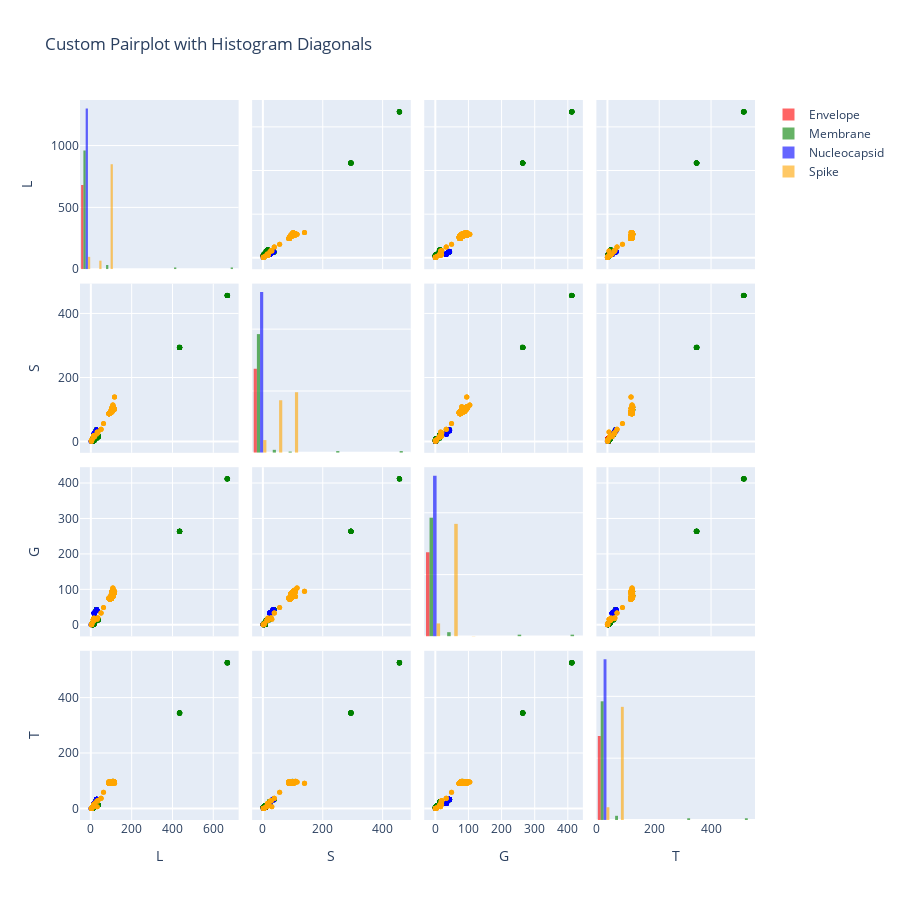

The notebook cell this image was saved under:
### Markdown cell above
### 6. Pairplot of Top 4 Frequent Letters Colored by Target

### Code cell
import plotly.graph_objects as go
from plotly.subplots import make_subplots

top_letters = total_counts.head(4).index.tolist()
labels = df['Label'].unique()
colors = ['red', 'green', 'blue', 'orange', 'purple']  # adjust as needed

n = len(top_letters)

fig = make_subplots(rows=n, cols=n,
                    shared_xaxes=False, shared_yaxes=False,
                    horizontal_spacing=0.02, vertical_spacing=0.02)

for i, x_col in enumerate(top_letters):
    for j, y_col in enumerate(top_letters):
        if i == j:
            # Diagonal: histogram (bar plot)
            for k, label in enumerate(labels):
                subset = df[df['Label'] == label][x_col]
                fig.add_trace(go.Histogram(
                    x=subset,
                    name=str(label),
                    marker_color=colors[k],
                    opacity=0.6,
                    showlegend=(i == 0 and j == 0),  # legend only once
                    nbinsx=20,
                ), row=i+1, col=j+1)
            # X-axis title only on bottom row
            fig.update_xaxes(title_text=x_col if i == n - 1 else '', row=i+1, col=j+1,
                             showticklabels=(i == n - 1))
            # Y-axis title on leftmost col
            # For first subplot (top-left), set to letter name; else blank
            yaxis_title = x_col if (i == 0 and j == 0) else ''
            fig.update_yaxes(title_text=yaxis_title if j == 0 else '', row=i+1, col=j+1,
                             showticklabels=(j == 0))
        else:
            # Off-diagonal: scatter plot
            for k, label in enumerate(labels):
                subset = df[df['Label'] == label]
                fig.add_trace(go.Scatter(
                    x=subset[y_col],
                    y=subset[x_col],
                    mode='markers',
                    marker=dict(color=colors[k], size=5),
                    name=str(label),
                    showlegend=False,
                ), row=i+1, col=j+1)
            # X-axis labels only bottom row
            fig.update_xaxes(title_text=y_col if i == n - 1 else '', row=i+1, col=j+1,
                             showticklabels=(i == n - 1))
            # Y-axis labels only leftmost col
            fig.update_yaxes(title_text=x_col if j == 0 else '', row=i+1, col=j+1,
                             showticklabels=(j == 0))

fig.update_layout(height=900, width=900, title_text='Custom Pairplot with Histogram Diagonals')

fig.show()

### Figure 1 — Plotly figure (JSON) as saved in the notebook; plotly's stock layout.template omitted (floating-point values rounded to 4 significant figures; data arrays with more than 128 entries replaced by an {"elided": "..."} marker saying what was removed)
{"data": [{"marker": {"color": "red"}, "name": "Envelope", "nbinsx": 20, "opacity": 0.6, "showlegend": true, "type": "histogram", "x": {"elided": "680 int values"}, "xaxis": "x", "yaxis": "y"}, {"marker": {"color": "green"}, "name": "Membrane", "nbinsx": 20, "opacity": 0.6, "showlegend": true, "type": "histogram", "x": {"elided": "1022 int values"}, "xaxis": "x", "yaxis": "y"}, {"marker": {"color": "blue"}, "name": "Nucleocapsid", "nbinsx": 20, "opacity": 0.6, "showlegend": true, "type": "histogram", "x": {"elided": "1300 int values"}, "xaxis": "x", "yaxis": "y"}, {"marker": {"color": "orange"}, "name": "Spike", "nbinsx": 20, "opacity": 0.6, "showlegend": true, "type": "histogram", "x": {"elided": "1018 int values"}, "xaxis": "x", "yaxis": "y"}, {"marker": {"color": "red", "size": 5}, "mode": "markers", "name": "Envelope", "showlegend": false, "type": "scatter", "x": {"elided": "680 int values"}, "xaxis": "x2", "y": {"elided": "680 int values"}, "yaxis": "y2"}, {"marker": {"color": "green", "size": 5}, "mode": "markers", "name": "Membrane", "showlegend": false, "type": "scatter", "x": {"elided": "1022 int values"}, "xaxis": "x2", "y": {"elided": "1022 int values"}, "yaxis": "y2"}, {"marker": {"color": "blue", "size": 5}, "mode": "markers", "name": "Nucleocapsid", "showlegend": false, "type": "scatter", "x": {"elided": "1300 int values"}, "xaxis": "x2", "y": {"elided": "1300 int values"}, "yaxis": "y2"}, {"marker": {"color": "orange", "size": 5}, "mode": "markers", "name": "Spike", "showlegend": false, "type": "scatter", "x": {"elided": "1018 int values"}, "xaxis": "x2", "y": {"elided": "1018 int values"}, "yaxis": "y2"}, {"marker": {"color": "red", "size": 5}, "mode": "markers", "name": "Envelope", "showlegend": false, "type": "scatter", "x": {"elided": "680 int values"}, "xaxis": "x3", "y": {"elided": "680 int values"}, "yaxis": "y3"}, {"marker": {"color": "green", "size": 5}, "mode": "markers", "name": "Membrane", "showlegend": false, "type": "scatter", "x": {"elided": "1022 int values"}, "xaxis": "x3", "y": {"elided": "1022 int values"}, "yaxis": "y3"}, {"marker": {"color": "blue", "size": 5}, "mode": "markers", "name": "Nucleocapsid", "showlegend": false, "type": "scatter", "x": {"elided": "1300 int values"}, "xaxis": "x3", "y": {"elided": "1300 int values"}, "yaxis": "y3"}, {"marker": {"color": "orange", "size": 5}, "mode": "markers", "name": "Spike", "showlegend": false, "type": "scatter", "x": {"elided": "1018 int values"}, "xaxis": "x3", "y": {"elided": "1018 int values"}, "yaxis": "y3"}, {"marker": {"color": "red", "size": 5}, "mode": "markers", "name": "Envelope", "showlegend": false, "type": "scatter", "x": {"elided": "680 int values"}, "xaxis": "x4", "y": {"elided": "680 int values"}, "yaxis": "y4"}, {"marker": {"color": "green", "size": 5}, "mode": "markers", "name": "Membrane", "showlegend": false, "type": "scatter", "x": {"elided": "1022 int values"}, "xaxis": "x4", "y": {"elided": "1022 int values"}, "yaxis": "y4"}, {"marker": {"color": "blue", "size": 5}, "mode": "markers", "name": "Nucleocapsid", "showlegend": false, "type": "scatter", "x": {"elided": "1300 int values"}, "xaxis": "x4", "y": {"elided": "1300 int values"}, "yaxis": "y4"}, {"marker": {"color": "orange", "size": 5}, "mode": "markers", "name": "Spike", "showlegend": false, "type": "scatter", "x": {"elided": "1018 int values"}, "xaxis": "x4", "y": {"elided": "1018 int values"}, "yaxis": "y4"}, {"marker": {"color": "red", "size": 5}, "mode": "markers", "name": "Envelope", "showlegend": false, "type": "scatter", "x": {"elided": "680 int values"}, "xaxis": "x5", "y": {"elided": "680 int values"}, "yaxis": "y5"}, {"marker": {"color": "green", "size": 5}, "mode": "markers", "name": "Membrane", "showlegend": false, "type": "scatter", "x": {"elided": "1022 int values"}, "xaxis": "x5", "y": {"elided": "1022 int values"}, "yaxis": "y5"}, {"marker": {"color": "blue", "size": 5}, "mode": "markers", "name": "Nucleocapsid", "showlegend": false, "type": "scatter", "x": {"elided": "1300 int values"}, "xaxis": "x5", "y": {"elided": "1300 int values"}, "yaxis": "y5"}, {"marker": {"color": "orange", "size": 5}, "mode": "markers", "name": "Spike", "showlegend": false, "type": "scatter", "x": {"elided": "1018 int values"}, "xaxis": "x5", "y": {"elided": "1018 int values"}, "yaxis": "y5"}, {"marker": {"color": "red"}, "name": "Envelope", "nbinsx": 20, "opacity": 0.6, "showlegend": false, "type": "histogram", "x": {"elided": "680 int values"}, "xaxis": "x6", "yaxis": "y6"}, {"marker": {"color": "green"}, "name": "Membrane", "nbinsx": 20, "opacity": 0.6, "showlegend": false, "type": "histogram", "x": {"elided": "1022 int values"}, "xaxis": "x6", "yaxis": "y6"}, {"marker": {"color": "blue"}, "name": "Nucleocapsid", "nbinsx": 20, "opacity": 0.6, "showlegend": false, "type": "histogram", "x": {"elided": "1300 int values"}, "xaxis": "x6", "yaxis": "y6"}, {"marker": {"color": "orange"}, "name": "Spike", "nbinsx": 20, "opacity": 0.6, "showlegend": false, "type": "histogram", "x": {"elided": "1018 int values"}, "xaxis": "x6", "yaxis": "y6"}, {"marker": {"color": "red", "size": 5}, "mode": "markers", "name": "Envelope", "showlegend": false, "type": "scatter", "x": {"elided": "680 int values"}, "xaxis": "x7", "y": {"elided": "680 int values"}, "yaxis": "y7"}, {"marker": {"color": "green", "size": 5}, "mode": "markers", "name": "Membrane", "showlegend": false, "type": "scatter", "x": {"elided": "1022 int values"}, "xaxis": "x7", "y": {"elided": "1022 int values"}, "yaxis": "y7"}, {"marker": {"color": "blue", "size": 5}, "mode": "markers", "name": "Nucleocapsid", "showlegend": false, "type": "scatter", "x": {"elided": "1300 int values"}, "xaxis": "x7", "y": {"elided": "1300 int values"}, "yaxis": "y7"}, {"marker": {"color": "orange", "size": 5}, "mode": "markers", "name": "Spike", "showlegend": false, "type": "scatter", "x": {"elided": "1018 int values"}, "xaxis": "x7", "y": {"elided": "1018 int values"}, "yaxis": "y7"}, {"marker": {"color": "red", "size": 5}, "mode": "markers", "name": "Envelope", "showlegend": false, "type": "scatter", "x": {"elided": "680 int values"}, "xaxis": "x8", "y": {"elided": "680 int values"}, "yaxis": "y8"}, {"marker": {"color": "green", "size": 5}, "mode": "markers", "name": "Membrane", "showlegend": false, "type": "scatter", "x": {"elided": "1022 int values"}, "xaxis": "x8", "y": {"elided": "1022 int values"}, "yaxis": "y8"}, {"marker": {"color": "blue", "size": 5}, "mode": "markers", "name": "Nucleocapsid", "showlegend": false, "type": "scatter", "x": {"elided": "1300 int values"}, "xaxis": "x8", "y": {"elided": "1300 int values"}, "yaxis": "y8"}, {"marker": {"color": "orange", "size": 5}, "mode": "markers", "name": "Spike", "showlegend": false, "type": "scatter", "x": {"elided": "1018 int values"}, "xaxis": "x8", "y": {"elided": "1018 int values"}, "yaxis": "y8"}, {"marker": {"color": "red", "size": 5}, "mode": "markers", "name": "Envelope", "showlegend": false, "type": "scatter", "x": {"elided": "680 int values"}, "xaxis": "x9", "y": {"elided": "680 int values"}, "yaxis": "y9"}, {"marker": {"color": "green", "size": 5}, "mode": "markers", "name": "Membrane", "showlegend": false, "type": "scatter", "x": {"elided": "1022 int values"}, "xaxis": "x9", "y": {"elided": "1022 int values"}, "yaxis": "y9"}, {"marker": {"color": "blue", "size": 5}, "mode": "markers", "name": "Nucleocapsid", "showlegend": false, "type": "scatter", "x": {"elided": "1300 int values"}, "xaxis": "x9", "y": {"elided": "1300 int values"}, "yaxis": "y9"}, {"marker": {"color": "orange", "size": 5}, "mode": "markers", "name": "Spike", "showlegend": false, "type": "scatter", "x": {"elided": "1018 int values"}, "xaxis": "x9", "y": {"elided": "1018 int values"}, "yaxis": "y9"}, {"marker": {"color": "red", "size": 5}, "mode": "markers", "name": "Envelope", "showlegend": false, "type": "scatter", "x": {"elided": "680 int values"}, "xaxis": "x10", "y": {"elided": "680 int values"}, "yaxis": "y10"}, {"marker": {"color": "green", "size": 5}, "mode": "markers", "name": "Membrane", "showlegend": false, "type": "scatter", "x": {"elided": "1022 int values"}, "xaxis": "x10", "y": {"elided": "1022 int values"}, "yaxis": "y10"}, {"marker": {"color": "blue", "size": 5}, "mode": "markers", "name": "Nucleocapsid", "showlegend": false, "type": "scatter", "x": {"elided": "1300 int values"}, "xaxis": "x10", "y": {"elided": "1300 int values"}, "yaxis": "y10"}, {"marker": {"color": "orange", "size": 5}, "mode": "markers", "name": "Spike", "showlegend": false, "type": "scatter", "x": {"elided": "1018 int values"}, "xaxis": "x10", "y": {"elided": "1018 int values"}, "yaxis": "y10"}, {"marker": {"color": "red"}, "name": "Envelope", "nbinsx": 20, "opacity": 0.6, "showlegend": false, "type": "histogram", "x": {"elided": "680 int values"}, "xaxis": "x11", "yaxis": "y11"}, {"marker": {"color": "green"}, "name": "Membrane", "nbinsx": 20, "opacity": 0.6, "showlegend": false, "type": "histogram", "x": {"elided": "1022 int values"}, "xaxis": "x11", "yaxis": "y11"}, {"marker": {"color": "blue"}, "name": "Nucleocapsid", "nbinsx": 20, "opacity": 0.6, "showlegend": false, "type": "histogram", "x": {"elided": "1300 int values"}, "xaxis": "x11", "yaxis": "y11"}, {"marker": {"color": "orange"}, "name": "Spike", "nbinsx": 20, "opacity": 0.6, "showlegend": false, "type": "histogram", "x": {"elided": "1018 int values"}, "xaxis": "x11", "yaxis": "y11"}, {"marker": {"color": "red", "size": 5}, "mode": "markers", "name": "Envelope", "showlegend": false, "type": "scatter", "x": {"elided": "680 int values"}, "xaxis": "x12", "y": {"elided": "680 int values"}, "yaxis": "y12"}, {"marker": {"color": "green", "size": 5}, "mode": "markers", "name": "Membrane", "showlegend": false, "type": "scatter", "x": {"elided": "1022 int values"}, "xaxis": "x12", "y": {"elided": "1022 int values"}, "yaxis": "y12"}, {"marker": {"color": "blue", "size": 5}, "mode": "markers", "name": "Nucleocapsid", "showlegend": false, "type": "scatter", "x": {"elided": "1300 int values"}, "xaxis": "x12", "y": {"elided": "1300 int values"}, "yaxis": "y12"}, {"marker": {"color": "orange", "size": 5}, "mode": "markers", "name": "Spike", "showlegend": false, "type": "scatter", "x": {"elided": "1018 int values"}, "xaxis": "x12", "y": {"elided": "1018 int values"}, "yaxis": "y12"}, {"marker": {"color": "red", "size": 5}, "mode": "markers", "name": "Envelope", "showlegend": false, "type": "scatter", "x": {"elided": "680 int values"}, "xaxis": "x13", "y": {"elided": "680 int values"}, "yaxis": "y13"}, {"marker": {"color": "green", "size": 5}, "mode": "markers", "name": "Membrane", "showlegend": false, "type": "scatter", "x": {"elided": "1022 int values"}, "xaxis": "x13", "y": {"elided": "1022 int values"}, "yaxis": "y13"}, {"marker": {"color": "blue", "size": 5}, "mode": "markers", "name": "Nucleocapsid", "showlegend": false, "type": "scatter", "x": {"elided": "1300 int values"}, "xaxis": "x13", "y": {"elided": "1300 int values"}, "yaxis": "y13"}, {"marker": {"color": "orange", "size": 5}, "mode": "markers", "name": "Spike", "showlegend": false, "type": "scatter", "x": {"elided": "1018 int values"}, "xaxis": "x13", "y": {"elided": "1018 int values"}, "yaxis": "y13"}, {"marker": {"color": "red", "size": 5}, "mode": "markers", "name": "Envelope", "showlegend": false, "type": "scatter", "x": {"elided": "680 int values"}, "xaxis": "x14", "y": {"elided": "680 int values"}, "yaxis": "y14"}, {"marker": {"color": "green", "size": 5}, "mode": "markers", "name": "Membrane", "showlegend": false, "type": "scatter", "x": {"elided": "1022 int values"}, "xaxis": "x14", "y": {"elided": "1022 int values"}, "yaxis": "y14"}, {"marker": {"color": "blue", "size": 5}, "mode": "markers", "name": "Nucleocapsid", "showlegend": false, "type": "scatter", "x": {"elided": "1300 int values"}, "xaxis": "x14", "y": {"elided": "1300 int values"}, "yaxis": "y14"}, {"marker": {"color": "orange", "size": 5}, "mode": "markers", "name": "Spike", "showlegend": false, "type": "scatter", "x": {"elided": "1018 int values"}, "xaxis": "x14", "y": {"elided": "1018 int values"}, "yaxis": "y14"}, {"marker": {"color": "red", "size": 5}, "mode": "markers", "name": "Envelope", "showlegend": false, "type": "scatter", "x": {"elided": "680 int values"}, "xaxis": "x15", "y": {"elided": "680 int values"}, "yaxis": "y15"}, {"marker": {"color": "green", "size": 5}, "mode": "markers", "name": "Membrane", "showlegend": false, "type": "scatter", "x": {"elided": "1022 int values"}, "xaxis": "x15", "y": {"elided": "1022 int values"}, "yaxis": "y15"}, {"marker": {"color": "blue", "size": 5}, "mode": "markers", "name": "Nucleocapsid", "showlegend": false, "type": "scatter", "x": {"elided": "1300 int values"}, "xaxis": "x15", "y": {"elided": "1300 int values"}, "yaxis": "y15"}, {"marker": {"color": "orange", "size": 5}, "mode": "markers", "name": "Spike", "showlegend": false, "type": "scatter", "x": {"elided": "1018 int values"}, "xaxis": "x15", "y": {"elided": "1018 int values"}, "yaxis": "y15"}, {"marker": {"color": "red"}, "name": "Envelope", "nbinsx": 20, "opacity": 0.6, "showlegend": false, "type": "histogram", "x": {"elided": "680 int values"}, "xaxis": "x16", "yaxis": "y16"}, {"marker": {"color": "green"}, "name": "Membrane", "nbinsx": 20, "opacity": 0.6, "showlegend": false, "type": "histogram", "x": {"elided": "1022 int values"}, "xaxis": "x16", "yaxis": "y16"}, {"marker": {"color": "blue"}, "name": "Nucleocapsid", "nbinsx": 20, "opacity": 0.6, "showlegend": false, "type": "histogram", "x": {"elided": "1300 int values"}, "xaxis": "x16", "yaxis": "y16"}, {"marker": {"color": "orange"}, "name": "Spike", "nbinsx": 20, "opacity": 0.6, "showlegend": false, "type": "histogram", "x": {"elided": "1018 int values"}, "xaxis": "x16", "yaxis": "y16"}], "layout": {"height": 900, "title": {"text": "Custom Pairplot with Histogram Diagonals"}, "width": 900, "xaxis": {"anchor": "y", "domain": [0, 0.235], "showticklabels": false, "title": {"text": ""}}, "xaxis10": {"anchor": "y10", "domain": [0.255, 0.49], "showticklabels": false, "title": {"text": ""}}, "xaxis11": {"anchor": "y11", "domain": [0.51, 0.745], "showticklabels": false, "title": {"text": ""}}, "xaxis12": {"anchor": "y12", "domain": [0.765, 1.0], "showticklabels": false, "title": {"text": ""}}, "xaxis13": {"anchor": "y13", "domain": [0, 0.235], "showticklabels": true, "title": {"text": "L"}}, "xaxis14": {"anchor": "y14", "domain": [0.255, 0.49], "showticklabels": true, "title": {"text": "S"}}, "xaxis15": {"anchor": "y15", "domain": [0.51, 0.745], "showticklabels": true, "title": {"text": "G"}}, "xaxis16": {"anchor": "y16", "domain": [0.765, 1.0], "showticklabels": true, "title": {"text": "T"}}, "xaxis2": {"anchor": "y2", "domain": [0.255, 0.49], "showticklabels": false, "title": {"text": ""}}, "xaxis3": {"anchor": "y3", "domain": [0.51, 0.745], "showticklabels": false, "title": {"text": ""}}, "xaxis4": {"anchor": "y4", "domain": [0.765, 1.0], "showticklabels": false, "title": {"text": ""}}, "xaxis5": {"anchor": "y5", "domain": [0, 0.235], "showticklabels": false, "title": {"text": ""}}, "xaxis6": {"anchor": "y6", "domain": [0.255, 0.49], "showticklabels": false, "title": {"text": ""}}, "xaxis7": {"anchor": "y7", "domain": [0.51, 0.745], "showticklabels": false, "title": {"text": ""}}, "xaxis8": {"anchor": "y8", "domain": [0.765, 1.0], "showticklabels": false, "title": {"text": ""}}, "xaxis9": {"anchor": "y9", "domain": [0, 0.235], "showticklabels": false, "title": {"text": ""}}, "yaxis": {"anchor": "x", "domain": [0.765, 1.0], "showticklabels": true, "title": {"text": "L"}}, "yaxis10": {"anchor": "x10", "domain": [0.255, 0.49], "showticklabels": false, "title": {"text": ""}}, "yaxis11": {"anchor": "x11", "domain": [0.255, 0.49], "showticklabels": false, "title": {"text": ""}}, "yaxis12": {"anchor": "x12", "domain": [0.255, 0.49], "showticklabels": false, "title": {"text": ""}}, "yaxis13": {"anchor": "x13", "domain": [0, 0.235], "showticklabels": true, "title": {"text": "T"}}, "yaxis14": {"anchor": "x14", "domain": [0, 0.235], "showticklabels": false, "title": {"text": ""}}, "yaxis15": {"anchor": "x15", "domain": [0, 0.235], "showticklabels": false, "title": {"text": ""}}, "yaxis16": {"anchor": "x16", "domain": [0, 0.235], "showticklabels": false, "title": {"text": ""}}, "yaxis2": {"anchor": "x2", "domain": [0.765, 1.0], "showticklabels": false, "title": {"text": ""}}, "yaxis3": {"anchor": "x3", "domain": [0.765, 1.0], "showticklabels": false, "title": {"text": ""}}, "yaxis4": {"anchor": "x4", "domain": [0.765, 1.0], "showticklabels": false, "title": {"text": ""}}, "yaxis5": {"anchor": "x5", "domain": [0.51, 0.745], "showticklabels": true, "title": {"text": "S"}}, "yaxis6": {"anchor": "x6", "domain": [0.51, 0.745], "showticklabels": false, "title": {"text": ""}}, "yaxis7": {"anchor": "x7", "domain": [0.51, 0.745], "showticklabels": false, "title": {"text": ""}}, "yaxis8": {"anchor": "x8", "domain": [0.51, 0.745], "showticklabels": false, "title": {"text": ""}}, "yaxis9": {"anchor": "x9", "domain": [0.255, 0.49], "showticklabels": true, "title": {"text": "G"}}}}
